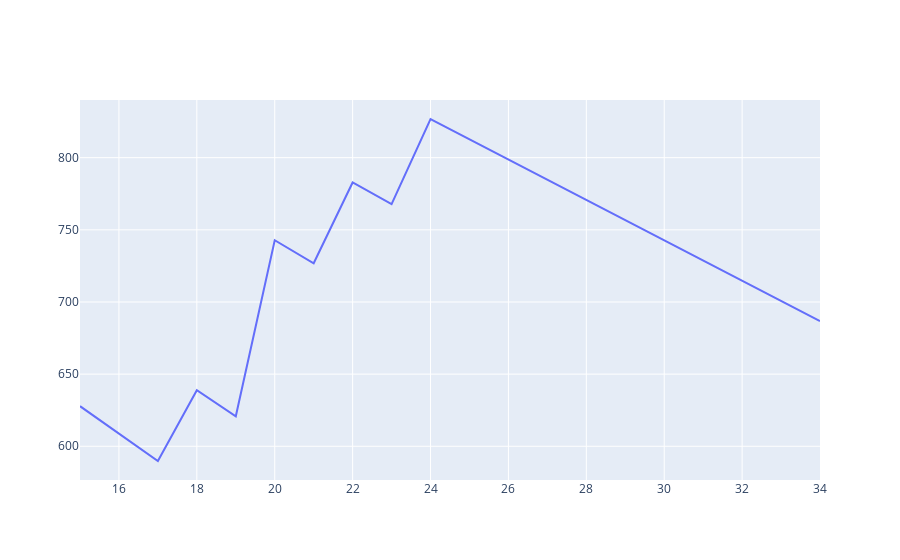

Here is the notebook cell this chart was saved with:
### Code cell
# TP2 Stop loss analysis

stops = range(15, 35, 1)
profits = []

for stop in stops:
    total_profit = 0.0
    wins = 0
    losses = 0
    for signal in signals["TP2"]:
        signal.set_stop_loss_pips(stop)
        df = load_ticker(signal.ticker)
        profit = analyse_signal(df, signal) * pip_factor(signal.ticker)
        if profit > 0:
            wins += 1
        else:
            losses += 1
        total_profit += profit
        #print(signal, profit)
    profits.append(total_profit)
    print(stop, total_profit, wins, losses)
    
go.Figure(data=go.Scatter(x=list(stops), y=profits))
fig.update_layout(
    title="BETA (Nov & Dec 2019 Signals) Stop Loss Optimisation for TP2",
    xaxis_title="Take Profit (pips)",
    yaxis_title="Profit (pips)",
    title_x=0.5
)
fig.show()

### Figure 1 — Plotly figure (JSON) as saved in the notebook; plotly's stock layout.template omitted (floating-point values rounded to 4 significant figures)
{"data": [{"type": "scatter", "x": [15, 16, 17, 18, 19, 20, 21, 22, 23, 24, 25, 26, 27, 28, 29, 30, 31, 32, 33, 34], "y": [627.8, 608.8, 589.8, 638.8, 620.8, 742.8, 726.8, 782.8, 767.8, 826.8, 812.8, 798.8, 784.8, 770.8, 756.8, 742.8, 728.8, 714.8, 700.8, 686.8]}], "layout": {}}
